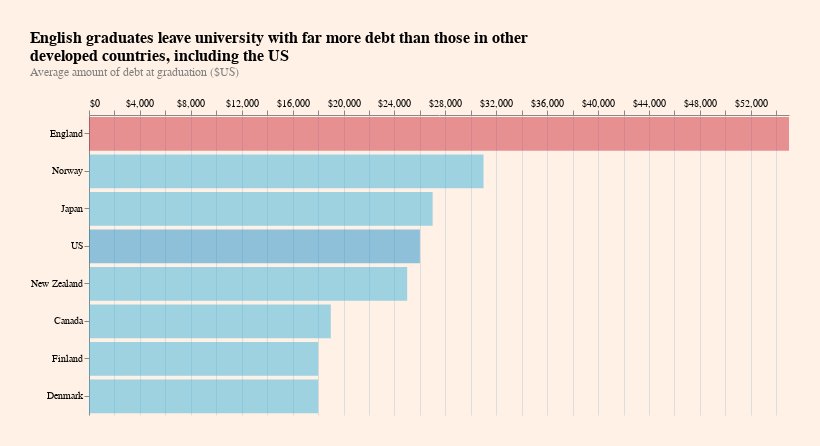

Source (notebook cell):
### Markdown cell above
# Chart Style with `Altair` 🦚

### Code cell
import altair as alt
import pandas as pd

# Data
data = {
    'Country': ['Finland', 'Denmark', 'Canada', 'New Zealand', 'US', 'Japan', 'Norway', 'England'],
    'Average Debt': [18000, 18000, 19000, 25000, 26000, 27000, 31000, 55000]
}
df = pd.DataFrame(data).sort_values(by='Average Debt', ascending=False)

# Selection for hover
hover = alt.selection_single(
    fields=['Country', 'Average Debt'],
    nearest=True,
    on='mouseover',
    empty='none'
)

# Color encoding for bars
color_scale = alt.Scale(
    domain=['US', 'England'],
    range=['#208fce', '#ce3140']
)

# Bar chart
bar_chart = alt.Chart(df).mark_bar().encode(
    x=alt.X('Average Debt:Q', axis=alt.Axis(title='', format='$,.0f', orient='top')),
    y=alt.Y('Country:N', axis=alt.Axis(title=''), sort='-x'),
    color=alt.condition(
        alt.FieldOneOfPredicate(field='Country', oneOf=['England', 'US']),
        alt.Color('Country:N', scale=color_scale, legend=None),  # Set legend to None
        alt.value('#3eb4db')  # Default color for other countries
    ),
    opacity=alt.condition(hover, alt.value(1), alt.value(0.5))
).add_params(hover)

# Text for hover
hover_val = bar_chart.transform_filter(hover).encode(
    x=alt.value(550),  # Position of the text
    y=alt.value(220),  # Position of the text
    text=alt.Text('Average Debt:Q', format='$,.0f'),
    size=alt.value(30)
).mark_text(align='left')

# Text for hover
hover_text = bar_chart.transform_filter(hover).encode(
    x=alt.value(550),  # Position of the text
    y=alt.value(250),  # Position of the text
    text=alt.Text('Country:N'),
    size=alt.value(30)
).mark_text(align='left')

# Title and subtitle
title = [
    'English graduates leave university with far more debt than those in other',
    'developed countries, including the US'
]
subtitle_text = "Average amount of debt at graduation ($US)"

# Combine bar chart and hover text
chart = alt.layer(bar_chart, hover_val, hover_text).properties(
    width=700,
    height=300,
    title={
        "text": title,
        "subtitle": [subtitle_text],
        "fontSize": 16,
        "color": "black",
        "subtitleColor": "grey",
        "anchor": "start",
        "offset": 20  # Increase offset for more padding above the title
    }
)

chart = chart.configure(
    background='#fff1e6'
).properties(
    width=700,
    height=300,
    padding=30,  # Padding around the entire chart
).configure_view(
    strokeWidth=0,  # No border around the view
    fill='#fff1e6'  # Background color of the view
)

chart

### Figure 1 — Vega-Lite specification as saved in the notebook (floating-point values rounded to 4 significant figures)
{"config": {"view": {"continuousWidth": 300, "continuousHeight": 300, "fill": "#fff1e6", "strokeWidth": 0}, "background": "#fff1e6"}, "layer": [{"mark": {"type": "bar"}, "encoding": {"color": {"condition": {"test": {"field": "Country", "oneOf": ["England", "US"]}, "field": "Country", "legend": null, "scale": {"domain": ["US", "England"], "range": ["#208fce", "#ce3140"]}, "type": "nominal"}, "value": "#3eb4db"}, "opacity": {"condition": {"param": "param_1", "value": 1, "empty": false}, "value": 0.5}, "x": {"axis": {"format": "$,.0f", "orient": "top", "title": ""}, "field": "Average Debt", "type": "quantitative"}, "y": {"axis": {"title": ""}, "field": "Country", "sort": "-x", "type": "nominal"}}, "name": "view_1"}, {"mark": {"type": "text", "align": "left"}, "encoding": {"color": {"condition": {"test": {"field": "Country", "oneOf": ["England", "US"]}, "field": "Country", "legend": null, "scale": {"domain": ["US", "England"], "range": ["#208fce", "#ce3140"]}, "type": "nominal"}, "value": "#3eb4db"}, "opacity": {"condition": {"param": "param_1", "value": 1, "empty": false}, "value": 0.5}, "size": {"value": 30}, "text": {"field": "Average Debt", "format": "$,.0f", "type": "quantitative"}, "x": {"value": 550}, "y": {"value": 220}}, "transform": [{"filter": {"param": "param_1", "empty": false}}]}, {"mark": {"type": "text", "align": "left"}, "encoding": {"color": {"condition": {"test": {"field": "Country", "oneOf": ["England", "US"]}, "field": "Country", "legend": null, "scale": {"domain": ["US", "England"], "range": ["#208fce", "#ce3140"]}, "type": "nominal"}, "value": "#3eb4db"}, "opacity": {"condition": {"param": "param_1", "value": 1, "empty": false}, "value": 0.5}, "size": {"value": 30}, "text": {"field": "Country", "type": "nominal"}, "x": {"value": 550}, "y": {"value": 250}}, "transform": [{"filter": {"param": "param_1", "empty": false}}]}], "data": {"name": "data-679296623849df8d1565f8ca9dfa95b7"}, "height": 300, "padding": 30, "params": [{"name": "param_1", "select": {"type": "point", "fields": ["Country", "Average Debt"], "nearest": true, "on": "mouseover"}, "views": ["view_1"]}], "title": {"text": ["English graduates leave university with far more debt than those in other", "developed countries, including the US"], "subtitle": ["Average amount of debt at graduation ($US)"], "fontSize": 16, "color": "black", "subtitleColor": "grey", "anchor": "start", "offset": 20}, "width": 700, "$schema": "https://vega.github.io/schema/vega-lite/v5.16.3.json", "datasets": {"data-679296623849df8d1565f8ca9dfa95b7": [{"Country": "England", "Average Debt": 55000}, {"Country": "Norway", "Average Debt": 31000}, {"Country": "Japan", "Average Debt": 27000}, {"Country": "US", "Average Debt": 26000}, {"Country": "New Zealand", "Average Debt": 25000}, {"Country": "Canada", "Average Debt": 19000}, {"Country": "Finland", "Average Debt": 18000}, {"Country": "Denmark", "Average Debt": 18000}]}}
